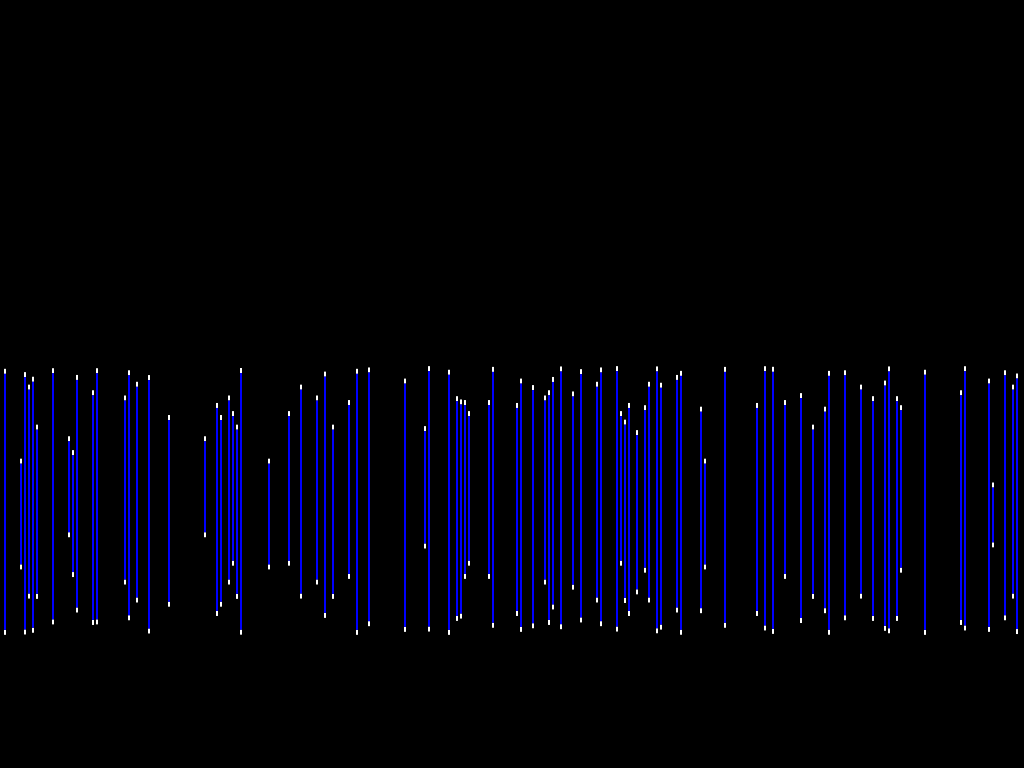
Frame 1 (no input)
Frame 60 (the mouse pressed at the canvas centre just before this capture): identical to frame 1, image omitted
Frame 120 (the mouse held since frame 60 and released just before this capture): identical to frame 1, image omitted

The Processing sketch that drew this single still picture (run headless with seeded random() and noise(); from frame 60 on, the mouse is pressed at the canvas centre):

// Processing sketch: cylinder_beta
// ── cylinder_beta.pde
// Wiremap Renderer for GLOBE
// by


//              /      \
//       ______/________\______
//      /      \        /      \
//     /________\      /________\______
//    /                \         |     \
//   /   /      \       \_____   |      \
//      /________\______         |      /
//      \        /      \        |_____/
//       \      /________\
//              \          \     /
//               \_____      \ /
//                           / \
//                         /     \

// October 10, 06

// This program builds a 3d globe that bounces around in a 3d field.
// Eventually, I hope to program a gravity field that will work in any of the six cardinal directions.

// Variables for Physical Wiremap
// units in MILLIMETERS

  float depth = 3000.00;                     // distance from projector Mapline
  float map_length = 1280.00;                // mapline length
  float depth_unit = 5.00;                   // units, in inches, along hyp
  float map_unit = 5.00;                     // units, in inches, along mapline
  int wire = 256;                            // number of wires in contraption

// Variables for the Projector

  int wires_hit = 256;                       // how many wires the projector hits
  float ppmm = 0.80;                         // pixels per mm

// Variables for to build the Map

  float[] map = new float[wire];             // distance from mapline to point of intersection along hypot
  float[] x_by_ind = new float[wire];        // x coordinate for each wire
  float[] z_by_ind = new float[wire];        // z coordinate for each wire

// Variables for the Shape to be rendered (a cylinder)

  float[][] cylinder = new float[2][3];      // the points on the cylinder are 0 and 1, coords of x, y, z
  float radius = 150.0;                      // cylinder radius.

// Variables for slivers

  int dot_height = 5;                       // height of dots in pxs

// Varaibles for key input

  float step = 3;                           // how far the globe moves / button press


// Variables for 256

  int string_pix_count = 2;

void setup() {
  size(1024, 768);
  background(255);
  loader();
}

void draw() {
  noStroke();
  frameRate(30);
  fill(0);
  rect(0,0,width,height);
  gen_cylinder(cylinder[0][0], cylinder[0][1], cylinder[0][2], cylinder[1][0], cylinder[1][1], cylinder[1][2], radius);
}

void gen_cylinder(float ax, float ay, float az, float bx, float by, float bz, float rad){
  //general definitions of a cylinder
  float[] vect = new float[3];
  vect[0] = ax - bx;
  vect[1] = ay - by;
  vect[2] = az - bz;
 
  float cylinder_height = 0;
  /*
   this equation determines the angle of the cylinder definition line.
   given cosine(theta) = (a dot product b) / (a normal * b normal) for two lines
   sine(theta) = (a dot product b) / (a normal * b normal) for line and plane
    for ref, see:  http://www.netcomuk.co.uk/~jenolive/vect14.html
  */
  float dot_product = (vect[1] * 1);
  float cylinder_mag = sqrt(sq(vect[0]) + sq(vect[1]) + sq(vect[2]));
  float theta = asin(dot_product / cylinder_mag);

  // two equations generating a birdseyeview point slope (xz instead of xy)
  float slope_birds = (vect[2]) / (vect[0]);
  float intercept_birds = az - ax * slope_birds;

  // two equations generating front view, xy
  float slope_front = (vect[1]) / (vect[0]);
  float intercept_front = ay - ax * slope_front;

  // two equations generating side view (zy)
  float slope_side = (vect[1]) / (vect[2]);
  float intercept_side = ay - az * slope_side;

  // wire check
  for (int i = 0; i < wire; i ++) {
    // determine the shortest distance between wire and the defining line
    // if the distance is shorter than the radius then execute.
    float wire_dist = abs(z_by_ind[i] - slope_birds * x_by_ind[i] - intercept_birds)/sqrt(sq(slope_birds) + 1);
    
    if (wire_dist < radius) {
      float normal_intersect = 2 * sqrt(sq(radius) - sq(wire_dist));
      float intersection = abs(normal_intersect / cos(theta));
      if (vect[0] != 0) {
        cylinder_height = (slope_front) * x_by_ind[i] + intercept_front;
      } else if (vect[2] != 0) {
        cylinder_height = (slope_side) * z_by_ind[i] + intercept_side;
      } else {
        boolean cylinder_upright = true;
      }
    // draw some rectangles already!
      fill(255);   
      float y_top_coord = cylinder_height + .5 * intersection;
      float y_bot_coord = cylinder_height - .5 * intersection;
      float y_top_proj = y_top_coord * depth / z_by_ind[i];
      float y_bot_proj = y_bot_coord * depth / z_by_ind[i];
      float y_height_proj = y_top_proj - y_bot_proj;
      
      // rect 1 is top dot for sliver
      float left1 = (i * width) / wire;
      float top1 = (height/ppmm - y_top_proj) * ppmm;
      float tall1 = dot_height;
      rect(left1, top1, string_pix_count, tall1);
    
      // rect 2 is bot dot for sliver
      float left2 = (i * width) / wire;
      float top2 = (height/ppmm - y_bot_proj) * ppmm - dot_height;
      float tall2 = dot_height;
      rect(left2, top2, string_pix_count, tall2);      
              fill(0,0,255);
      // rect 3 is top dot for sliver
      float left3 = (i * width) / wire;
      float top3 = (height/ppmm - y_top_proj) * ppmm + dot_height;
      float tall3 = y_height_proj * ppmm - (dot_height * 2);
      rect(left3, top3, string_pix_count, tall3);
  
/*      float sliver_height = 2 * sqrt(sq(radius) - sq(wire_dist));
        fill(0,0,255);
        float left3 = (i-round((wire-wires_hit)/2)) * (width) / wires_hit;
        float top3 = (height/ppmm - .5 * sliver_height)* ppmm - 150;  //(height/ppmm - y_top_proj) * ppmm + dot_height;
        float wide3 = width / wires_hit;
        float tall3 = sliver_height * ppmm; //y_height_proj * ppmm - (dot_height * 2);
        rect(left3, top3, string_pix_count, tall3);        */  
    }
  }

  }


void keyPressed() {                                           // adjust globe[] accordingly
      if (key == 'w') {
        cylinder[0][2] = cylinder[0][2] + step;
      } else if (key == 's') {
        cylinder[0][2] = cylinder[0][2] - step;
      } else if (key == 'e') {
        radius = radius + 5;
      } else if (key == 'd') {
        radius = radius - 5;
      }
      
}




void loader() {
map[0] = 90;
map[1] = 59;
map[2] = 118;
map[3] = 129;
map[4] = 173;
map[5] = 33;
map[6] = 56;
map[7] = 79;
map[8] = 53;
map[9] = 38;
map[10] = 28;
map[11] = 147;
map[12] = 117;
map[13] = 70;
map[14] = 105;
map[15] = 186;
map[16] = 179;
map[17] = 88;
map[18] = 34;
map[19] = 75;
map[20] = 107;
map[21] = 182;
map[22] = 185;
map[23] = 47;
map[24] = 70;
map[25] = 186;
map[26] = 123;
map[27] = 169;
map[28] = 12;
map[29] = 140;
map[30] = 164;
map[31] = 82;
map[32] = 72;
map[33] = 148;
map[34] = 78;
map[35] = 16;
map[36] = 122;
map[37] = 54;
map[38] = 7;
map[39] = 113;
map[40] = 148;
map[41] = 178;
map[42] = 40;
map[43] = 6;
map[44] = 19;
map[45] = 141;
map[46] = 162;
map[47] = 141;
map[48] = 107;
map[49] = 22;
map[50] = 174;
map[51] = 88;
map[52] = 18;
map[53] = 149;
map[54] = 43;
map[55] = 40;
map[56] = 16;
map[57] = 82;
map[58] = 85;
map[59] = 38;
map[60] = 60;
map[61] = 92;
map[62] = 132;
map[63] = 129;
map[64] = 168;
map[65] = 20;
map[66] = 173;
map[67] = 33;
map[68] = 150;
map[69] = 20;
map[70] = 154;
map[71] = 91;
map[72] = 85;
map[73] = 7;
map[74] = 22;
map[75] = 79;
map[76] = 148;
map[77] = 90;
map[78] = 142;
map[79] = 82;
map[80] = 151;
map[81] = 73;
map[82] = 29;
map[83] = 38;
map[84] = 4;
map[85] = 171;
map[86] = 189;
map[87] = 83;
map[88] = 16;
map[89] = 59;
map[90] = 134;
map[91] = 96;
map[92] = 69;
map[93] = 128;
map[94] = 169;
map[95] = 23;
map[96] = 159;
map[97] = 24;
map[98] = 157;
map[99] = 154;
map[100] = 167;
map[101] = 52;
map[102] = 112;
map[103] = 6;
map[104] = 135;
map[105] = 142;
map[106] = 87;
map[107] = 65;
map[108] = 177;
map[109] = 183;
map[110] = 19;
map[111] = 26;
map[112] = 58;
map[113] = 30;
map[114] = 45;
map[115] = 44;
map[116] = 83;
map[117] = 85;
map[118] = 0;
map[119] = 16;
map[120] = 141;
map[121] = 155;
map[122] = 83;
map[123] = 68;
map[124] = 123;
map[125] = 108;
map[126] = 132;
map[127] = 29;
map[128] = 15;
map[129] = 43;
map[130] = 52;
map[131] = 130;
map[132] = 16;
map[133] = 49;
map[134] = 93;
map[135] = 23;
map[136] = 82;
map[137] = 47;
map[138] = 76;
map[139] = 168;
map[140] = 67;
map[141] = 27;
map[142] = 191;
map[143] = 81;
map[144] = 144;
map[145] = 71;
map[146] = 24;
map[147] = 123;
map[148] = 22;
map[149] = 78;
map[150] = 69;
map[151] = 108;
map[152] = 141;
map[153] = 151;
map[154] = 65;
map[155] = 85;
map[156] = 39;
map[157] = 43;
map[158] = 145;
map[159] = 37;
map[160] = 181;
map[161] = 84;
map[162] = 78;
map[163] = 117;
map[164] = 63;
map[165] = 50;
map[166] = 158;
map[167] = 150;
map[168] = 17;
map[169] = 75;
map[170] = 57;
map[171] = 149;
map[172] = 5;
map[173] = 148;
map[174] = 175;
map[175] = 42;
map[176] = 33;
map[177] = 179;
map[178] = 146;
map[179] = 134;
map[180] = 120;
map[181] = 68;
map[182] = 5;
map[183] = 19;
map[184] = 6;
map[185] = 100;
map[186] = 162;
map[187] = 138;
map[188] = 4;
map[189] = 43;
map[190] = 99;
map[191] = 66;
map[192] = 7;
map[193] = 62;
map[194] = 27;
map[195] = 177;
map[196] = 83;
map[197] = 154;
map[198] = 102;
map[199] = 162;
map[200] = 46;
map[201] = 172;
map[202] = 132;
map[203] = 38;
map[204] = 98;
map[205] = 140;
map[206] = 42;
map[207] = 57;
map[208] = 165;
map[209] = 92;
map[210] = 160;
map[211] = 72;
map[212] = 14;
map[213] = 140;
map[214] = 182;
map[215] = 79;
map[216] = 91;
map[217] = 135;
map[218] = 45;
map[219] = 177;
map[220] = 159;
map[221] = 51;
map[222] = 63;
map[223] = 98;
map[224] = 45;
map[225] = 84;
map[226] = 25;
map[227] = 148;
map[228] = 8;
map[229] = 134;
map[230] = 116;
map[231] = 58;
map[232] = 151;
map[233] = 171;
map[234] = 111;
map[235] = 101;
map[236] = 119;
map[237] = 138;
map[238] = 20;
map[239] = 14;
map[240] = 47;
map[241] = 66;
map[242] = 188;
map[243] = 4;
map[244] = 110;
map[245] = 24;
map[246] = 3;
map[247] = 52;
map[248] = 31;
map[249] = 95;
map[250] = 19;
map[251] = 72;
map[252] = 125;
map[253] = 79;
map[254] = 55;
map[255] = 185;


  cylinder[0][0] = -300;
  cylinder[0][1] = 300;
  cylinder[0][2] = depth - 300;
  cylinder[1][0] = 300;
  cylinder[1][1] = 300;
  cylinder[1][2] = depth - 300;


  for(int j=0; j<wire; j++) {                         // calculates x and z coordinates of each wire
    float xmap = (0 - (map_length / 2)) + j*map_unit;
    float hyp = sqrt(sq(xmap) + sq(depth));
    z_by_ind[j] = depth - map[j]*5;
    x_by_ind[j] = xmap - xmap*map[j]/hyp*depth_unit;
  }
}
